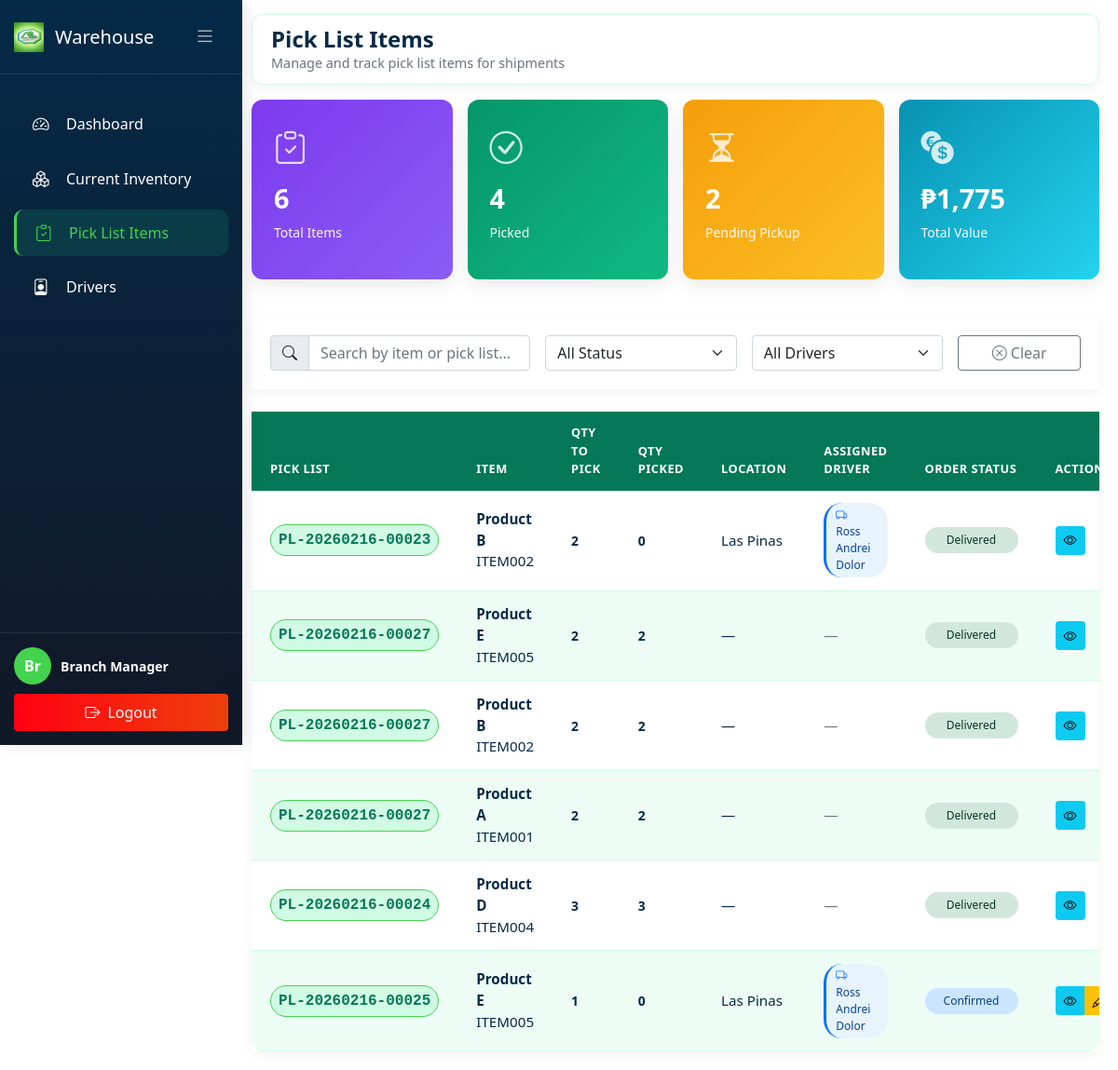
Page /Warehouse/pick_list_items.php (signed in) on the committed database.
### tables this page shows
CREATE TABLE `pick_list_items` (
  `pick_item_id` int(11) NOT NULL,
  `pick_list_id` int(11) NOT NULL,
  `item_id` int(11) NOT NULL,
  `quantity_to_pick` int(11) NOT NULL,
  `quantity_picked` int(11) DEFAULT 0,
  `location_bin` varchar(50) DEFAULT NULL,
  `branch_id` int(11) DEFAULT NULL
);

CREATE TABLE `pick_lists` (
  `pick_list_id` int(11) NOT NULL,
  `pick_list_number` varchar(50) NOT NULL,
  `so_id` int(11) NOT NULL,
  `branch_id` int(11) NOT NULL,
  `driver_id` int(11) DEFAULT NULL,
  `pick_date` date DEFAULT current_timestamp(),
  `pick_status` enum('open','in-progress','completed','cancelled') DEFAULT 'open',
  `picked_by` int(11) DEFAULT NULL,
  `verified_by` int(11) DEFAULT NULL,
  `created_at` timestamp NOT NULL DEFAULT current_timestamp(),
  `updated_at` timestamp NOT NULL DEFAULT current_timestamp() ON UPDATE current_timestamp()
);

CREATE TABLE `items` (
  `item_id` int(11) NOT NULL,
  `item_code` varchar(50) NOT NULL,
  `item_name` varchar(150) NOT NULL,
  `description` text DEFAULT NULL,
  `category` varchar(100) DEFAULT NULL,
  `stock` int(11) NOT NULL,
  `unit_type` enum('case','inner-pack','piece','box','carton') DEFAULT 'piece',
  `unit_price` decimal(10,2) NOT NULL,
  `reorder_level` int(11) DEFAULT 50,
  `status` enum('active','inactive','discontinued') DEFAULT 'active',
  `created_at` timestamp NOT NULL DEFAULT current_timestamp(),
  `updated_at` timestamp NOT NULL DEFAULT current_timestamp() ON UPDATE current_timestamp(),
  `branch_id` int(11) DEFAULT NULL
);

CREATE TABLE `drivers` (
  `driver_id` int(11) NOT NULL,
  `user_id` int(11) DEFAULT NULL,
  `driver_name` varchar(100) NOT NULL,
  `license_number` varchar(50) NOT NULL,
  `license_expiry` date DEFAULT NULL,
  `contact_number` varchar(20) DEFAULT NULL,
  `vehicle_type` varchar(50) DEFAULT NULL,
  `vehicle_plate_number` varchar(50) DEFAULT NULL,
  `status` enum('active','inactive','on-leave') DEFAULT 'active',
  `branch_id` int(11) DEFAULT NULL,
  `created_at` timestamp NOT NULL DEFAULT current_timestamp(),
  `updated_at` timestamp NOT NULL DEFAULT current_timestamp() ON UPDATE current_timestamp()
);

CREATE TABLE `sales_orders` (
  `so_id` int(11) NOT NULL,
  `so_number` varchar(50) NOT NULL,
  `customer_id` int(11) NOT NULL,
  `branch_id` int(11) DEFAULT NULL,
  `order_date` datetime NOT NULL,
  `delivery_date` date DEFAULT NULL,
  `total_amount` decimal(12,2) NOT NULL,
  `order_status` enum('pending','confirmed','processing','ready','delivered','cancelled') DEFAULT 'pending',
  `created_by` int(11) NOT NULL,
  `created_at` timestamp NOT NULL DEFAULT current_timestamp(),
  `updated_at` timestamp NOT NULL DEFAULT current_timestamp() ON UPDATE current_timestamp()
);

### Warehouse/pick_list_items.php (the view, shortened to what the rows shown need)
<?php
require_once '../config/database.php';
$user_branch_id = $_SESSION['branch_id'] ?? 0;
$view_all_branches = $_SESSION['view_all_branches'] ?? false;
function getOrderStatusBadge($status) {
    switch($status) {
        case 'confirmed': return 'status-confirmed';
        case 'delivered': return 'status-delivered';
    }
}
function getOrderStatusText($status) {
    switch($status) {
        case 'confirmed': return 'Confirmed';
        case 'delivered': return 'Delivered';
    }
}
?>
<!DOCTYPE html>
<html lang="en">
<head>
    <link rel="stylesheet" href="../css/warehouse.css">
    <link href="https://cdn.jsdelivr.net/npm/bootstrap@5.1.3/dist/css/bootstrap.min.css" rel="stylesheet">
    <link rel="stylesheet" href="https://cdn.jsdelivr.net/npm/bootstrap-icons@1.8.1/font/bootstrap-icons.css">
</head>
<body>
    <div id="appPage">
        <div class="main-content">
            <div class="navbar-top">
                <div class="page-title">
                    <h2>
                        Pick List Items
                    </h2>
                </div>
            </div>
            <?php
            $branch_filter = "";
            $params = [];
            $types = "";
            if (!$view_all_branches && $user_branch_id > 0) {
                $branch_filter = " WHERE pl.branch_id = ? ";
                $params[] = $user_branch_id;
                $types .= "i";
            }
            $pending_query = "SELECT COUNT(*) as count
                             FROM pick_list_items pli
                             JOIN pick_lists pl ON pli.pick_list_id = pl.pick_list_id
                             WHERE pli.quantity_picked = 0" .
                             ($branch_filter ? str_replace("WHERE", "AND", $branch_filter) : "");
            $stmt = $conn->prepare($pending_query);
            if (!empty($params)) {
                $stmt->bind_param($types, ...$params);
            }
            $stmt->execute();
            $check_price = $conn->query("SHOW COLUMNS FROM items LIKE 'unit_price'");
            if ($check_price && $check_price->num_rows > 0) {
                $value_query = "SELECT SUM(pli.quantity_to_pick * i.unit_price) as total_value
                               FROM pick_list_items pli
                               JOIN pick_lists pl ON pli.pick_list_id = pl.pick_list_id
                               JOIN items i ON pli.item_id = i.item_id" . $branch_filter;
                $stmt = $conn->prepare($value_query);
                if (!empty($params)) {
                    $stmt->bind_param($types, ...$params);
                }
                $stmt->execute();
            } else {
                $total_value = 0;
            }
            ?>
            <div class="card">
                <div class="table-responsive">
                    <table class="table table-hover mb-0">
                        <thead class="table-light">
                            <tr>
                                <th>Pick List</th>
                                <th>Item</th>
                                <th>Qty to Pick</th>
                                <th>Qty Picked</th>
                                <th>Location</th>
                                <th>Assigned Driver</th>
                                <th>Order Status</th>
                                <th>Actions</th>
                            </tr>
                        </thead>
                        <tbody>
                            <?php
                            $pick_list_items_query = "SELECT pli.*,
                                                             pl.pick_list_number,
                                                             pl.branch_id,
                                                             b.branch_name,
                                                             i.item_name,
                                                             i.item_code,
                                                             d.driver_id,
                                                             d.driver_name,
                                                             d.vehicle_plate_number,
                                                             so.order_status,
                                                             so.so_number
                                                     FROM pick_list_items pli
                                                     JOIN pick_lists pl ON pli.pick_list_id = pl.pick_list_id
                                                     JOIN branches b ON pl.branch_id = b.branch_id
                                                     JOIN items i ON pli.item_id = i.item_id
                                                     LEFT JOIN drivers d ON pl.driver_id = d.driver_id
                                                     LEFT JOIN sales_orders so ON pl.so_id = so.so_id";
                            if (!$view_all_branches && $user_branch_id > 0) {
                                $pick_list_items_query .= " WHERE pl.branch_id = ?";
                                $stmt = $conn->prepare($pick_list_items_query . " ORDER BY pli.pick_item_id DESC");
                                $stmt->bind_param("i", $user_branch_id);
                            } else {
                                $stmt = $conn->prepare($pick_list_items_query . " ORDER BY pli.pick_item_id DESC");
                            }
                            $stmt->execute();
                            $result = $stmt->get_result();
                            if ($result && $result->num_rows > 0) {
                                while($row = $result->fetch_assoc()) {
                                    ?>
                                    <tr data-driver-id="<?php echo $row['driver_id'] ?? ''; ?>"
                                        data-order-status="<?php echo $row['order_status'] ?? ''; ?>"
                                        data-branch-id="<?php echo $row['branch_id']; ?>">
                                        <td>
                                            <span class="badge bg-light text-dark fs-6 p-2"><?php echo htmlspecialchars($row['pick_list_number']); ?></span>
                                        </td>
                                        <td>
                                            <div class="fw-bold"><?php echo htmlspecialchars($row['item_name']); ?></div>
                                            <div><?php echo htmlspecialchars($row['item_code']); ?></div>
                                        </td>
                                        <td><span class="quantity-display"><?php echo number_format($row['quantity_to_pick']); ?></span></td>
                                        <td>
                                            <span class="quantity-display"><?php echo number_format($row['quantity_picked']); ?></span>
                                        </td>
                                        <td><?php echo htmlspecialchars($row['location_bin'] ?? '—'); ?></td>
                                        <td>
                                            <?php if (!empty($row['driver_name'])): ?>
                                                <span class="driver-badge">
                                                    <i class="bi bi-truck"></i>
                                                    <?php echo htmlspecialchars($row['driver_name']); ?>
                                                </span>
                                            <?php else: ?>
                                                <span class="text-muted">—</span>
                                            <?php endif; ?>
                                        </td>
                                        <td>
                                            <?php if (!empty($row['order_status'])): ?>
                                                <span class="order-status-badge <?php echo getOrderStatusBadge($row['order_status']); ?>">
                                                    <?php echo getOrderStatusText($row['order_status']); ?>
                                                </span>
                                            <?php else: ?>
                                                <span class="text-muted">—</span>
                                            <?php endif; ?>
                                        </td>
                                        <td>
                                            <div class="btn-group" role="group">
                                                <button class="btn btn-sm btn-info" data-bs-toggle="modal" data-bs-target="#viewItemModal"
                                                        onclick="loadPickItemDetails(<?php echo $row['pick_item_id']; ?>)">
                                                    <i class="bi bi-eye"></i>
                                                </button>
                                                <?php if (!isset($row['order_status']) || ($row['order_status'] != 'delivered' && $row['order_status'] != 'cancelled')): ?>
                                                <button class="btn btn-sm btn-warning" data-bs-toggle="modal" data-bs-target="#updatePickModal"
                                                        onclick="setUpdatePickItem(
                                                            <?php echo $row['pick_item_id']; ?>,
                                                            <?php echo $row['quantity_to_pick']; ?>,
                                                            <?php echo $row['quantity_picked']; ?>,
                                                            '<?php echo addslashes($row['item_name']); ?>',
                                                            '<?php echo addslashes($row['item_code']); ?>'
                                                        )">
                                                    <i class="bi bi-pencil"></i>
                                                </button>
                                                <?php endif; ?>
                                            </div>
                                        </td>
                                    </tr>
                                    <?php
                                }
                            } else {
                                $colspan = $view_all_branches ? 9 : 8;
                                echo '<tr><td colspan="' . $colspan . '" class="text-center py-4">No pick list items found for this branch</td></tr>';
                            }
                            ?>
                        </tbody>
                    </table>
                </div>
            </div>
        </div>
    </div>
</body>
</html>

### rows in the picture
pick_list_items: pick_list.pick_list_number "PL-20260216-00023", item.item_name "Product B", item.item_code "ITEM002", quantity_to_pick "2", quantity_picked "0", location_bin "Las Pinas", drivers.driver_name "Ross Andrei Dolor", sales_orders.order_status "Delivered"
pick_list_items: pick_list.pick_list_number "PL-20260216-00027", item.item_name "Product E", item.item_code "ITEM005", quantity_to_pick "2", quantity_picked "2", location_bin "—", sales_orders.order_status "Delivered"
pick_list_items: pick_list.pick_list_number "PL-20260216-00027", item.item_name "Product B", item.item_code "ITEM002", quantity_to_pick "2", quantity_picked "2", location_bin "—", sales_orders.order_status "Delivered"
pick_list_items: pick_list.pick_list_number "PL-20260216-00027", item.item_name "Product A", item.item_code "ITEM001", quantity_to_pick "2", quantity_picked "2", location_bin "—", sales_orders.order_status "Delivered"
pick_list_items: pick_list.pick_list_number "PL-20260216-00024", item.item_name "Product D", item.item_code "ITEM004", quantity_to_pick "3", quantity_picked "3", location_bin "—", sales_orders.order_status "Delivered"
pick_list_items: pick_list.pick_list_number "PL-20260216-00025", item.item_name "Product E", item.item_code "ITEM005", quantity_to_pick "1", quantity_picked "0", location_bin "Las Pinas", drivers.driver_name "Ross Andrei Dolor", sales_orders.order_status "Confirmed"

### other values in the picture
substr($user_name, 0, 2) "Br"
$user_name "Branch Manager"
$stats['total_items'] "6"
$stats['picked'] "4"
$stats['pending'] "2"
$total_value "1,775"
